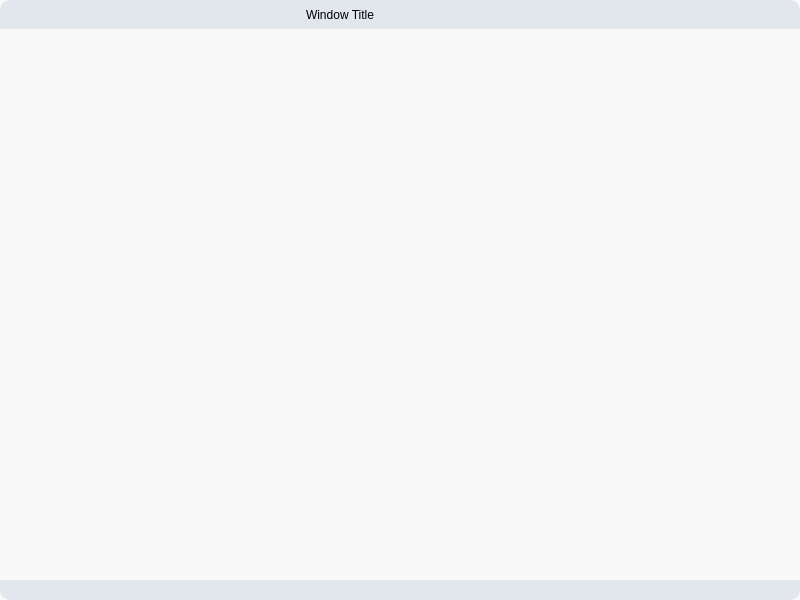
<?xml version="1.0" encoding="UTF-8"?>
<ui version="4.0">
 <class>FramelessMainWindow</class>
 <widget class="QMainWindow" name="FramelessMainWindow">
  <property name="geometry">
   <rect>
    <x>0</x>
    <y>0</y>
    <width>800</width>
    <height>600</height>
   </rect>
  </property>
  <property name="minimumSize">
   <size>
    <width>500</width>
    <height>300</height>
   </size>
  </property>
  <property name="windowTitle">
   <string>Window Title</string>
  </property>
  <property name="styleSheet">
   <string notr="true">QMainWindow,QWidget#centralWidget {
background-color: rgba(250, 250, 250, 0.91);
border-radius:10px;
}</string>
  </property>
  <widget class="QWidget" name="centralWidget">
   <property name="styleSheet">
    <string notr="true">#centralWidget {
border-radius:10px;
}</string>
   </property>
   <layout class="QVBoxLayout" name="verticalLayout">
    <property name="spacing">
     <number>0</number>
    </property>
    <property name="leftMargin">
     <number>0</number>
    </property>
    <property name="topMargin">
     <number>0</number>
    </property>
    <property name="rightMargin">
     <number>0</number>
    </property>
    <property name="bottomMargin">
     <number>0</number>
    </property>
    <item>
     <widget class="QWidget" name="titleWidget" native="true">
      <property name="sizePolicy">
       <sizepolicy hsizetype="Preferred" vsizetype="Fixed">
        <horstretch>0</horstretch>
        <verstretch>0</verstretch>
       </sizepolicy>
      </property>
      <property name="autoFillBackground">
       <bool>false</bool>
      </property>
      <property name="styleSheet">
       <string notr="true">#titleWidget{
background-color: rgb(226, 231, 237);
color: rgb(0, 0, 0);
border-top-left-radius: 10px;
border-top-right-radius: 10px;
}
</string>
      </property>
      <layout class="QHBoxLayout" name="horizontalLayout">
       <property name="spacing">
        <number>0</number>
       </property>
       <property name="leftMargin">
        <number>0</number>
       </property>
       <property name="topMargin">
        <number>0</number>
       </property>
       <property name="rightMargin">
        <number>0</number>
       </property>
       <property name="bottomMargin">
        <number>0</number>
       </property>
       <item>
        <spacer name="horizontalSpacer">
         <property name="orientation">
          <enum>Qt::Orientation::Horizontal</enum>
         </property>
         <property name="sizeHint" stdset="0">
          <size>
           <width>277</width>
           <height>20</height>
          </size>
         </property>
        </spacer>
       </item>
       <item>
        <widget class="QLabel" name="labTitle">
         <property name="text">
          <string>Window Title</string>
         </property>
         <property name="scaledContents">
          <bool>true</bool>
         </property>
         <property name="alignment">
          <set>Qt::AlignmentFlag::AlignCenter</set>
         </property>
        </widget>
       </item>
       <item>
        <spacer name="horizontalSpacer_2">
         <property name="orientation">
          <enum>Qt::Orientation::Horizontal</enum>
         </property>
         <property name="sizeHint" stdset="0">
          <size>
           <width>299</width>
           <height>20</height>
          </size>
         </property>
        </spacer>
       </item>
       <item>
        <widget class="QToolButton" name="tbtnMin">
         <property name="minimumSize">
          <size>
           <width>40</width>
           <height>29</height>
          </size>
         </property>
         <property name="maximumSize">
          <size>
           <width>40</width>
           <height>29</height>
          </size>
         </property>
         <property name="styleSheet">
          <string notr="true">QToolButton {
	color: rgb(255, 255, 255);
	
	background-color: rgba(94, 255, 210, 0);
	border: none;
}

QToolButton::menu-indicator { 
	image: none;
}

 
QToolButton:hover {
	color: rgb(255, 255, 255);

	
	background-color: rgb(192, 192, 192);
	border: none;
}</string>
         </property>
         <property name="text">
          <string/>
         </property>
         <property name="icon">
          <iconset resource="resources.qrc">
           <normaloff>:/icons/min-light.png</normaloff>:/icons/min-light.png</iconset>
         </property>
         <property name="iconSize">
          <size>
           <width>13</width>
           <height>13</height>
          </size>
         </property>
        </widget>
       </item>
       <item>
        <widget class="QToolButton" name="tbtnMax">
         <property name="minimumSize">
          <size>
           <width>40</width>
           <height>29</height>
          </size>
         </property>
         <property name="maximumSize">
          <size>
           <width>40</width>
           <height>29</height>
          </size>
         </property>
         <property name="styleSheet">
          <string notr="true">QToolButton {
	color: rgb(255, 255, 255);
	
	background-color: rgba(94, 255, 210, 0);
	border: none;
}

QToolButton::menu-indicator { 
	image: none;
}

 
QToolButton:hover {
	color: rgb(255, 255, 255);
	background-color: rgb(192, 192, 192);
	border: none;
}</string>
         </property>
         <property name="text">
          <string/>
         </property>
         <property name="icon">
          <iconset resource="resources.qrc">
           <normaloff>:/icons/max-light.png</normaloff>:/icons/max-light.png</iconset>
         </property>
         <property name="iconSize">
          <size>
           <width>11</width>
           <height>11</height>
          </size>
         </property>
         <property name="checkable">
          <bool>false</bool>
         </property>
         <property name="autoRepeat">
          <bool>false</bool>
         </property>
         <property name="autoExclusive">
          <bool>false</bool>
         </property>
         <property name="autoRaise">
          <bool>false</bool>
         </property>
        </widget>
       </item>
       <item>
        <widget class="QToolButton" name="tbtnClose">
         <property name="minimumSize">
          <size>
           <width>40</width>
           <height>29</height>
          </size>
         </property>
         <property name="maximumSize">
          <size>
           <width>40</width>
           <height>29</height>
          </size>
         </property>
         <property name="styleSheet">
          <string notr="true">QToolButton {
	color: rgb(255, 255, 255);
	border-top-right-radius: 9px;
	background-color: rgba(94, 255, 210, 0);
	border: none;
}

QToolButton::menu-indicator { 
	image: none;
}

 
QToolButton:hover {
	color: rgb(255, 255, 255);
	
	background-color: rgb(180, 0, 0);
	border: none;
}</string>
         </property>
         <property name="text">
          <string/>
         </property>
         <property name="icon">
          <iconset resource="resources.qrc">
           <normaloff>:/icons/close-light.png</normaloff>:/icons/close-light.png</iconset>
         </property>
         <property name="iconSize">
          <size>
           <width>11</width>
           <height>11</height>
          </size>
         </property>
         <property name="checkable">
          <bool>false</bool>
         </property>
        </widget>
       </item>
      </layout>
     </widget>
    </item>
    <item>
     <widget class="QWidget" name="bodyWidget" native="true"/>
    </item>
    <item>
     <widget class="QWidget" name="tailWidget" native="true">
      <property name="sizePolicy">
       <sizepolicy hsizetype="Preferred" vsizetype="Fixed">
        <horstretch>0</horstretch>
        <verstretch>0</verstretch>
       </sizepolicy>
      </property>
      <property name="autoFillBackground">
       <bool>false</bool>
      </property>
      <property name="styleSheet">
       <string notr="true">#tailWidget{
background-color: rgb(226, 231, 237);
color: rgb(0, 0, 0);
border-bottom-left-radius: 10px;
border-bottom-right-radius: 10px;
}</string>
      </property>
      <layout class="QHBoxLayout" name="horizontalLayout_2">
       <property name="spacing">
        <number>0</number>
       </property>
       <property name="leftMargin">
        <number>0</number>
       </property>
       <property name="topMargin">
        <number>0</number>
       </property>
       <property name="rightMargin">
        <number>0</number>
       </property>
       <property name="bottomMargin">
        <number>0</number>
       </property>
       <item>
        <widget class="QLabel" name="labStatus">
         <property name="text">
          <string></string>
         </property>
         <property name="scaledContents">
          <bool>true</bool>
         </property>
        </widget>
       </item>
       <item>
        <spacer name="horizontalSpacer_3">
         <property name="orientation">
          <enum>Qt::Orientation::Horizontal</enum>
         </property>
         <property name="sizeHint" stdset="0">
          <size>
           <width>743</width>
           <height>20</height>
          </size>
         </property>
        </spacer>
       </item>
      </layout>
     </widget>
    </item>
   </layout>
  </widget>
 </widget>
 <resources>
  <include location="resources.qrc"/>
 </resources>
 <connections/>
</ui>
